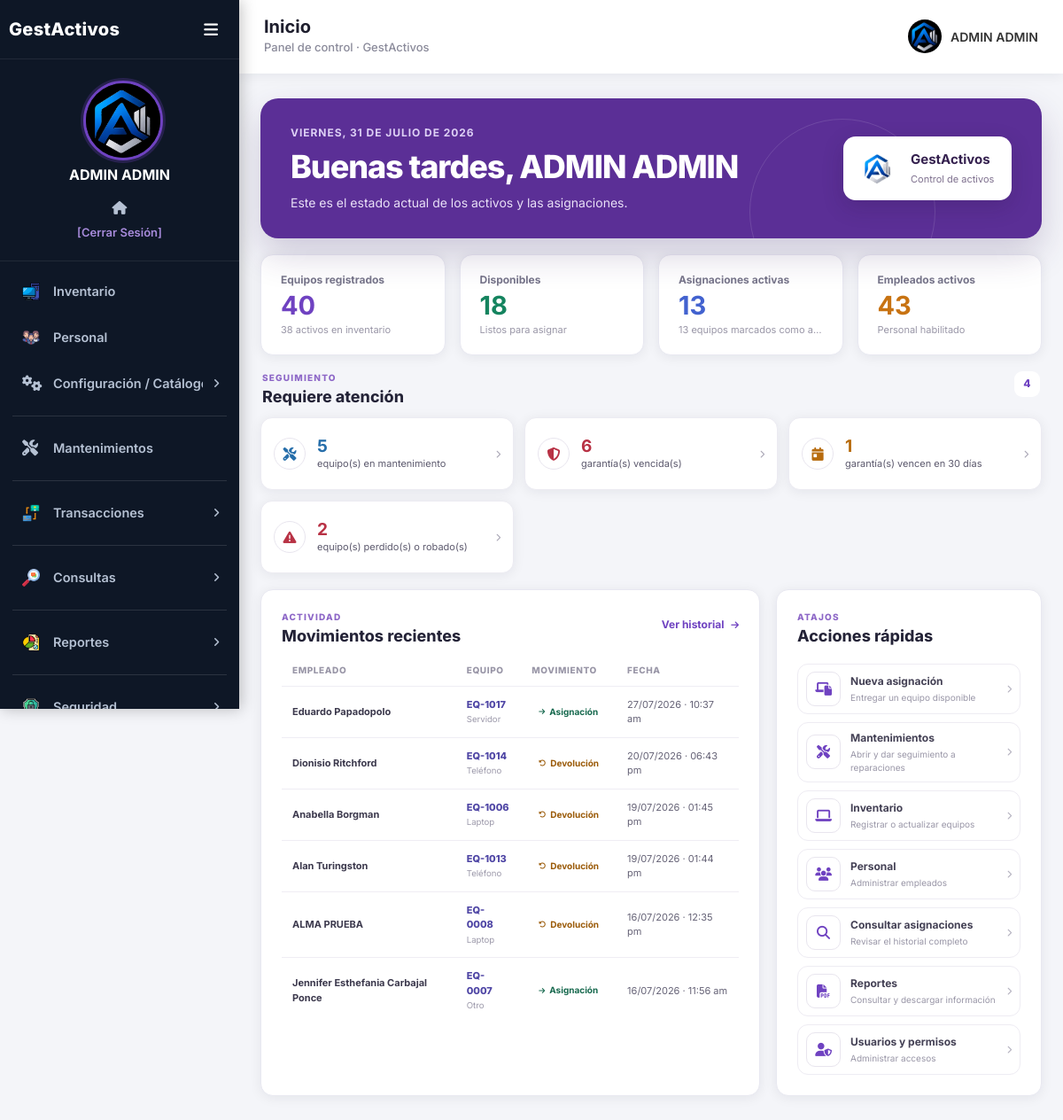
The page /index.php (signed in) on the database its author committed.
### tables this page shows
CREATE TABLE `asignacion` (
  `idasignacion` int(11) NOT NULL AUTO_INCREMENT,
  `idempleado` int(11) DEFAULT NULL,
  `idequipo` int(11) DEFAULT NULL,
  `activa` tinyint(1) NOT NULL DEFAULT 1,
  `fecha_asignacion` datetime DEFAULT current_timestamp(),
  `condicion_entrega` varchar(30) NOT NULL DEFAULT 'Bueno',
  `entrega_cargador` tinyint(1) NOT NULL DEFAULT 0,
  `entrega_maletin` tinyint(1) NOT NULL DEFAULT 0,
  `entrega_otros` varchar(255) DEFAULT NULL,
  `observaciones_entrega` varchar(500) DEFAULT NULL,
  `requiere_firma_entrega` tinyint(1) NOT NULL DEFAULT 1,
  `fecha_devolucion` datetime DEFAULT NULL,
  `condicion_devolucion` varchar(30) DEFAULT NULL,
  `devolucion_cargador` tinyint(1) DEFAULT NULL,
  `devolucion_maletin` tinyint(1) DEFAULT NULL,
  `devolucion_otros` varchar(255) DEFAULT NULL,
  `observaciones_devolucion` varchar(500) DEFAULT NULL,
  `estado_equipo_devolucion` tinyint(3) unsigned DEFAULT NULL,
  `firma` varchar(255) DEFAULT NULL,
  `firma_fecha` datetime DEFAULT NULL,
  `firma_devolucion` varchar(255) DEFAULT NULL,
  `firma_devolucion_fecha` datetime DEFAULT NULL,
  `idusuario_devolucion` int(11) DEFAULT NULL,
  PRIMARY KEY (`idasignacion`),
  KEY `idequipo_idx` (`idequipo`),
  KEY `idempleado_idx` (`idempleado`),
  KEY `idx_asignacion_equipo_activa` (`idequipo`,`activa`),
  KEY `idx_asignacion_empleado_activa` (`idempleado`,`activa`),
  KEY `idx_asignacion_usuario_devolucion` (`idusuario_devolucion`),
  CONSTRAINT `asignacion_ibfk_1` FOREIGN KEY (`idequipo`) REFERENCES `equipo` (`idequipo`),
  CONSTRAINT `fk_asignacion_usuario_devolucion` FOREIGN KEY (`idusuario_devolucion`) REFERENCES `usuarios` (`idusuario`) ON DELETE SET NULL ON UPDATE CASCADE,
  CONSTRAINT `idempleado` FOREIGN KEY (`idempleado`) REFERENCES `empleados` (`idempleado`)
);

CREATE TABLE `empleados` (
  `idempleado` int(11) NOT NULL AUTO_INCREMENT,
  `nombre` varchar(50) NOT NULL,
  `apellidos` varchar(50) NOT NULL,
  `edad` int(11) NOT NULL,
  `telefono` int(11) DEFAULT NULL,
  `direccion` varchar(100) DEFAULT NULL,
  `imagen` varchar(500) NOT NULL,
  `idcargo` int(11) NOT NULL,
  `idarea` int(11) NOT NULL,
  `idsexo` int(11) DEFAULT NULL,
  `activo` tinyint(1) NOT NULL DEFAULT 1,
  `correo` varchar(150) DEFAULT NULL,
  PRIMARY KEY (`idempleado`),
  KEY `idcargo_idx` (`idcargo`),
  KEY `idarea_idx` (`idarea`),
  KEY `empleados_FK_2` (`idsexo`),
  CONSTRAINT `empleados_FK` FOREIGN KEY (`idcargo`) REFERENCES `cargos` (`idcargo`),
  CONSTRAINT `empleados_FK_1` FOREIGN KEY (`idarea`) REFERENCES `areas` (`idarea`),
  CONSTRAINT `empleados_FK_2` FOREIGN KEY (`idsexo`) REFERENCES `sexo` (`idsexo`)
);

CREATE TABLE `equipo` (
  `idequipo` int(11) NOT NULL AUTO_INCREMENT,
  `idmarca_equipo` int(11) NOT NULL,
  `idmodelo_equipo` int(11) NOT NULL,
  `idproveedor` int(11) DEFAULT NULL,
  `imagen` varchar(500) NOT NULL,
  `activo` tinyint(1) NOT NULL DEFAULT 1,
  `fecha_compra` date DEFAULT NULL,
  `costo` decimal(12,2) DEFAULT NULL,
  `factura` varchar(100) DEFAULT NULL,
  `vencimiento_garantia` date DEFAULT NULL,
  `estado_equipo` tinyint(3) unsigned NOT NULL DEFAULT 1,
  `numero_serie` varchar(100) DEFAULT NULL,
  `codigo_activo` varchar(20) DEFAULT NULL,
  `tipo_equipo` varchar(50) NOT NULL DEFAULT 'Otro',
  PRIMARY KEY (`idequipo`),
  UNIQUE KEY `uq_equipo_codigo_activo` (`codigo_activo`),
  UNIQUE KEY `uq_equipo_numero_serie` (`numero_serie`),
  KEY `idmarca_equipo` (`idmarca_equipo`),
  KEY `idmodelo_equipo` (`idmodelo_equipo`),
  KEY `idx_equipo_proveedor` (`idproveedor`),
  CONSTRAINT `equipo_ibfk_1` FOREIGN KEY (`idmodelo_equipo`) REFERENCES `modelo` (`idmodelo`),
  CONSTRAINT `equipo_ibfk_2` FOREIGN KEY (`idmarca_equipo`) REFERENCES `marca` (`idmarca`),
  CONSTRAINT `fk_equipo_proveedor` FOREIGN KEY (`idproveedor`) REFERENCES `proveedores` (`idproveedor`) ON DELETE SET NULL ON UPDATE CASCADE
);

### app/controllers/Auth.php (called while the page is built, shortened)
<?php
class Auth {
    public static function get(string $key, string $default = ''): string {
        return $_SESSION[$key] ?? $default;
    }
}

### app/controllers/Database.php (called while the page is built, shortened)
<?php
class Database {
    private static $instance = null;
    private $pdo;
    private function __construct() {
        try {
            $dsn = 'mysql:host=' . DB_HOST . ';port=' . DB_PORT
                . ';dbname=' . DB_NAME . ';charset=' . DB_CHARSET;
            $this->pdo = new PDO($dsn, DB_USER, DB_PASS);
            $this->pdo->setAttribute(PDO::ATTR_ERRMODE,        PDO::ERRMODE_EXCEPTION);
            $this->pdo->setAttribute(PDO::ATTR_DEFAULT_FETCH_MODE, PDO::FETCH_ASSOC);
        } catch (PDOException $e) {
            error_log('GestActivos - Error de conexión a BD: ' . $e->getMessage());
            http_response_code(500);
            die('No se pudo conectar a la base de datos. Contacta al administrador.');
        }
    }
    public static function getInstance(): Database {
        if (self::$instance === null) {
            self::$instance = new Database();
        }
        return self::$instance;
    }
    public function consulta(string $sql, array $params = []): array {
        $stmt = $this->pdo->prepare($sql);
        $stmt->execute($params);
        return $stmt->fetchAll();
    }
    public function fila(string $sql, array $params = []): ?array {
        $stmt = $this->pdo->prepare($sql);
        $stmt->execute($params);
        $result = $stmt->fetch();
        return $result ?: null;
    }
    public function contar(string $sql, array $params = []): int {
        $stmt = $this->pdo->prepare($sql);
        $stmt->execute($params);
        return (int)$stmt->fetchColumn();
    }
}

### index.php (the view, shortened to what this page needs)
<?php
$db = Database::getInstance();
$estadoDisponible = EquipoEstado::DISPONIBLE;
$estadoAsignado = EquipoEstado::ASIGNADO;
$estadoMantenimiento = EquipoEstado::MANTENIMIENTO;
$estadoPerdido = EquipoEstado::PERDIDO_ROBADO;
$estadoBaja = EquipoEstado::BAJA;
$resumen = $db->fila(
    "SELECT COUNT(*) total, COALESCE(SUM(activo=1),0) activos,
     COALESCE(SUM(activo=1 AND estado_equipo={$estadoDisponible}),0) disponibles,
     COALESCE(SUM(activo=1 AND estado_equipo={$estadoAsignado}),0) asignados,
     COALESCE(SUM(activo=1 AND estado_equipo={$estadoMantenimiento}),0) mantenimiento,
     COALESCE(SUM(estado_equipo={$estadoPerdido}),0) perdidos,
     COALESCE(SUM(estado_equipo={$estadoBaja}),0) bajas FROM equipo"
) ?? [];
$metricas = [
    'equipos' => (int)($resumen['total'] ?? 0),
    'disponibles' => (int)($resumen['disponibles'] ?? 0),
    'asignados' => (int)($resumen['asignados'] ?? 0),
    'mantenimiento' => (int)($resumen['mantenimiento'] ?? 0),
    'perdidos' => (int)($resumen['perdidos'] ?? 0),
    'bajas' => (int)($resumen['bajas'] ?? 0),
    'empleados' => $db->contar("SELECT COUNT(*) FROM empleados WHERE activo=1"),
    'asignaciones' => $db->contar("SELECT COUNT(*) FROM asignacion WHERE activa=1"),
    'firmas' => $db->contar("SELECT COUNT(*) FROM asignacion WHERE activa=1 AND requiere_firma_entrega=1 AND (firma IS NULL OR firma='')"),
    'garantias_vencidas' => $db->contar("SELECT COUNT(*) FROM equipo WHERE activo=1 AND vencimiento_garantia IS NOT NULL AND vencimiento_garantia<CURDATE()"),
    'garantias_proximas' => $db->contar("SELECT COUNT(*) FROM equipo WHERE activo=1 AND vencimiento_garantia BETWEEN CURDATE() AND DATE_ADD(CURDATE(),INTERVAL 30 DAY)"),
];
$movimientos = $db->consulta(
    "SELECT a.idasignacion,a.fecha_asignacion,a.fecha_devolucion,
     e.nombre,e.apellidos,q.idequipo,q.codigo_activo,q.tipo_equipo
     FROM asignacion a
     LEFT JOIN empleados e ON e.idempleado=a.idempleado
     LEFT JOIN equipo q ON q.idequipo=a.idequipo
     ORDER BY COALESCE(a.fecha_devolucion,a.fecha_asignacion) DESC,a.idasignacion DESC LIMIT 6"
);
$permisos = [
    'maestros' => ($_SESSION['maestros'] ?? '0') == '1',
    'transacciones' => ($_SESSION['transacciones'] ?? '0') == '1',
    'mantenimientos' => ($_SESSION['mantenimientos'] ?? '0') == '1',
    'consultas' => ($_SESSION['consultas'] ?? '0') == '1',
    'reportes' => ($_SESSION['reportes'] ?? '0') == '1',
    'seguridad' => ($_SESSION['seguridad'] ?? '0') == '1',
];
$acciones = [];
if ($permisos['transacciones']) $acciones[] = ['asignarequipo.php','fa-laptop-file','Nueva asignación','Entregar un equipo disponible'];
if ($permisos['mantenimientos']) $acciones[] = ['mantenimientos.php','fa-screwdriver-wrench','Mantenimientos','Abrir y dar seguimiento a reparaciones'];
if ($permisos['maestros']) {
    $acciones[] = ['equipos.php','fa-laptop','Inventario','Registrar o actualizar equipos'];
    $acciones[] = ['empleados.php','fa-users','Personal','Administrar empleados'];
}
if ($permisos['consultas']) $acciones[] = ['consultas/asignaciones.php','fa-magnifying-glass','Consultar asignaciones','Revisar el historial completo'];
if ($permisos['reportes']) $acciones[] = ['reportes/asignaciones.php','fa-file-pdf','Reportes','Consultar y descargar información'];
if ($permisos['seguridad']) $acciones[] = ['usuarios.php','fa-user-shield','Usuarios y permisos','Administrar accesos'];
$urlEquipos = $permisos['maestros'] ? 'equipos.php' : ($permisos['consultas'] ? 'consultas/equipos.php' : null);
$urlAsignaciones = $permisos['transacciones'] ? 'asignarequipo.php' : ($permisos['consultas'] ? 'consultas/asignaciones.php' : null);
$urlMantenimientos = $permisos['mantenimientos'] ? 'mantenimientos.php' : ($permisos['consultas'] ? 'consultas/mantenimientos.php' : $urlEquipos);
$alertas = [];
if ($metricas['mantenimiento']) $alertas[] = ['info','fa-screwdriver-wrench',$metricas['mantenimiento'],'equipo(s) en mantenimiento',$urlMantenimientos];
if ($metricas['garantias_vencidas']) $alertas[] = ['danger','fa-shield-halved',$metricas['garantias_vencidas'],'garantía(s) vencida(s)',$urlEquipos];
if ($metricas['garantias_proximas']) $alertas[] = ['warning','fa-calendar-day',$metricas['garantias_proximas'],'garantía(s) vencen en 30 días',$urlEquipos];
if ($metricas['perdidos']) $alertas[] = ['danger','fa-triangle-exclamation',$metricas['perdidos'],'equipo(s) perdido(s) o robado(s)',$urlEquipos];
$mostrarEstadoEquipos = false;
$hora = (int)date('G');
$saludo = $hora < 12 ? 'Buenos días' : ($hora < 18 ? 'Buenas tardes' : 'Buenas noches');
$dias = ['domingo','lunes','martes','miércoles','jueves','viernes','sábado'];
$meses = [1=>'enero','febrero','marzo','abril','mayo','junio','julio','agosto','septiembre','octubre','noviembre','diciembre'];
$fechaActual = $dias[(int)date('w')].', '.date('j').' de '.$meses[(int)date('n')].' de '.date('Y');
?>
<main class="dashboard-shell">
  <section class="dashboard-welcome">
    <div class="dashboard-welcome-copy">
      <span class="dashboard-eyebrow"><?= htmlspecialchars($fechaActual) ?></span>
      <h1><?= $saludo ?>, <?= htmlspecialchars(Auth::get('nombre')) ?></h1>
      <p>Este es el estado actual de los activos y las asignaciones.</p>
    </div>
    <div class="dashboard-brand">
      <img src="<?= BASE_URL ?>/public/icons/logo.png" alt="Logo de <?= htmlspecialchars(APP_NAME) ?>">
      <div><strong><?= htmlspecialchars(APP_NAME) ?></strong><span>Control de activos</span></div>
    </div>
  </section>
  <section class="dashboard-metrics" aria-label="Resumen general">
    <article class="metric-card metric-purple"><div><span>Equipos registrados</span><strong><?= $metricas['equipos'] ?></strong><small><?= (int)($resumen['activos'] ?? 0) ?> activos en inventario</small></div></article>
    <article class="metric-card metric-green"><div><span>Disponibles</span><strong><?= $metricas['disponibles'] ?></strong><small>Listos para asignar</small></div></article>
    <article class="metric-card metric-blue"><div><span>Asignaciones activas</span><strong><?= $metricas['asignaciones'] ?></strong><small><?= $metricas['asignados'] ?> equipos marcados como asignados</small></div></article>
    <article class="metric-card metric-orange"><div><span>Empleados activos</span><strong><?= $metricas['empleados'] ?></strong><small>Personal habilitado</small></div></article>
  </section>
  <div class="dashboard-main-grid<?= $mostrarEstadoEquipos ? '' : ' dashboard-main-grid-single' ?>">
    <section class="dashboard-panel attention-panel">
      <div class="dashboard-panel-header"><div><span class="panel-kicker">Seguimiento</span><h2>Requiere atención</h2></div><span class="attention-count"><?= count($alertas) ?></span></div>
      <?php if ($alertas): ?>
      <div class="attention-list">
        <?php foreach ($alertas as [$tipo,$icono,$cantidad,$texto,$url]): ?>
          <?php if ($url): ?><a href="<?= BASE_URL ?>/<?= $url ?>" class="attention-item attention-<?= $tipo ?>"><?php else: ?><div class="attention-item attention-<?= $tipo ?>"><?php endif; ?>
            <span class="attention-icon"><i class="fa-solid <?= $icono ?>"></i></span>
            <span><strong><?= $cantidad ?></strong> <?= htmlspecialchars($texto) ?></span>
            <?php if ($url): ?><i class="fa-solid fa-chevron-right"></i><?php endif; ?>
          <?php if ($url): ?></a><?php else: ?></div><?php endif; ?>
        <?php endforeach; ?>
      </div>
      <?php else: ?>
      <div class="dashboard-empty dashboard-empty-success"><i class="fa-solid fa-circle-check"></i><strong>Todo está al día</strong><span>No hay alertas operativas pendientes.</span></div>
      <?php endif; ?>
    </section>
  </div>
  <div class="dashboard-lower-grid">
    <section class="dashboard-panel">
      <div class="dashboard-panel-header">
        <div><span class="panel-kicker">Actividad</span><h2>Movimientos recientes</h2></div>
        <?php if ($urlAsignaciones): ?><a href="<?= BASE_URL ?>/<?= $urlAsignaciones ?>">Ver historial <i class="fa-solid fa-arrow-right"></i></a><?php endif; ?>
      </div>
      <?php if ($movimientos): ?>
      <div class="dashboard-table-wrap"><table class="dashboard-table">
        <thead><tr><th>Empleado</th><th>Equipo</th><th>Movimiento</th><th>Fecha</th></tr></thead>
        <tbody>
        <?php foreach ($movimientos as $m):
          $devuelto = !empty($m['fecha_devolucion']);
          $fecha = $devuelto ? $m['fecha_devolucion'] : $m['fecha_asignacion'];
          $empleado = trim(($m['nombre'] ?? '').' '.($m['apellidos'] ?? '')) ?: 'Empleado no disponible';
          $codigo = $m['codigo_activo'] ?: 'Equipo #'.($m['idequipo'] ?? $m['idasignacion']);
        ?>
        <tr>
          <td><strong><?= htmlspecialchars($empleado) ?></strong></td>
          <td><span class="asset-code"><?= htmlspecialchars($codigo) ?></span><small><?= htmlspecialchars($m['tipo_equipo'] ?: 'Equipo') ?></small></td>
          <td><span class="movement-badge <?= $devuelto ? 'movement-returned' : 'movement-active' ?>"><i class="fa-solid <?= $devuelto ? 'fa-rotate-left' : 'fa-arrow-right' ?>"></i><?= $devuelto ? 'Devolución' : 'Asignación' ?></span></td>
          <td><?= $fecha ? date('d/m/Y · h:i a',strtotime($fecha)) : 'Sin fecha' ?></td>
        </tr>
        <?php endforeach; ?>
        </tbody>
      </table></div>
      <?php else: ?>
      <div class="dashboard-empty"><i class="fa-solid fa-inbox"></i><strong>Sin movimientos</strong><span>Las asignaciones aparecerán aquí.</span></div>
      <?php endif; ?>
    </section>
    <aside class="dashboard-panel">
      <div class="dashboard-panel-header"><div><span class="panel-kicker">Atajos</span><h2>Acciones rápidas</h2></div></div>
      <div class="quick-actions">
      <?php foreach ($acciones as [$url,$icono,$titulo,$detalle]): ?>
        <a href="<?= BASE_URL ?>/<?= $url ?>" class="quick-action">
          <span class="quick-action-icon"><i class="fa-solid <?= $icono ?>"></i></span>
          <span><strong><?= htmlspecialchars($titulo) ?></strong><small><?= htmlspecialchars($detalle) ?></small></span>
          <i class="fa-solid fa-chevron-right"></i>
        </a>
      <?php endforeach; ?>
      </div>
    </aside>
  </div>
</main>
<?php require BASE_PATH . '/app/views/layouts/footer.php'; ?>

### rows shown on the page
asignacion: idempleado.apellidos "Eduardo Papadopolo", idequipo.codigo_activo "EQ-1017", idequipo.tipo_equipo "Servidor", shows "Asignación", date('d/m/Y · h:i a',strtotime($fecha)) "27/07/2026 · 10:37 am"
asignacion: idempleado.apellidos "Dionisio Ritchford", idequipo.codigo_activo "EQ-1014", idequipo.tipo_equipo "Teléfono", shows "Devolución", fecha_devolucion "20/07/2026 · 06:43 pm"
asignacion: idempleado.apellidos "Anabella Borgman", idequipo.codigo_activo "EQ-1006", idequipo.tipo_equipo "Laptop", shows "Devolución", fecha_devolucion "19/07/2026 · 01:45 pm"
asignacion: idempleado.apellidos "Alan Turingston", idequipo.codigo_activo "EQ-1013", idequipo.tipo_equipo "Teléfono", shows "Devolución", fecha_devolucion "19/07/2026 · 01:44 pm"
asignacion: idempleado.apellidos "ALMA PRUEBA", idequipo.codigo_activo "EQ-0008", idequipo.tipo_equipo "Laptop", shows "Devolución", fecha_devolucion "16/07/2026 · 12:35 pm"
asignacion: idempleado.apellidos "Jennifer Esthefania Carbajal Ponce", idequipo.codigo_activo "EQ-0007", idequipo.tipo_equipo "Otro", shows "Asignación", date('d/m/Y · h:i a',strtotime($fecha)) "16/07/2026 · 11:56 am"

### other values the page prints
APP_NAME "GestActivos"
$nomApe "ADMIN ADMIN"
$pageTitle "Inicio"
Auth::get('nombre') "ADMIN ADMIN"
$metricas['equipos'] "40"
$resumen['activos'] "38"
$metricas['disponibles'] "18"
$metricas['asignaciones'] "13"
$metricas['asignados'] "13"
$metricas['empleados'] "43"
count($alertas) "4"
$cantidad "5"
$texto "equipo(s) en mantenimiento"
$cantidad "6"
$texto "garantía(s) vencida(s)"
